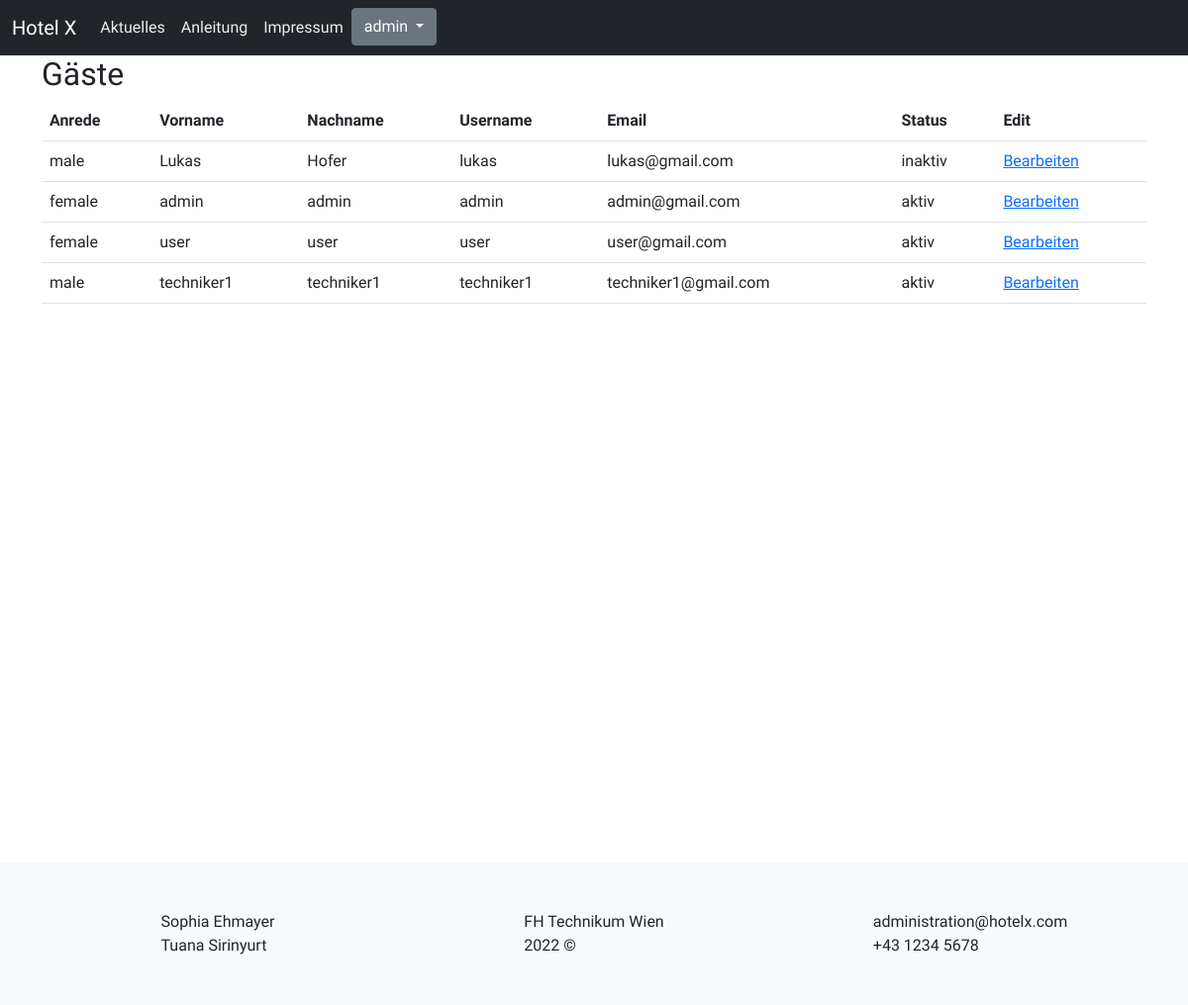
The page /index.php?site=userAdministration (signed in) on the database its author committed.
### tables this page shows
CREATE TABLE `users` (
  `id` int(11) NOT NULL,
  `username` varchar(50) NOT NULL,
  `gender` varchar(15) DEFAULT NULL,
  `firstname` varchar(60) NOT NULL,
  `lastname` varchar(60) NOT NULL,
  `password` char(60) NOT NULL,
  `email` varchar(100) NOT NULL,
  `role` varchar(25) NOT NULL,
  `state` tinyint(1) NOT NULL
);

### userAdministration.php (the view)
<body>
    <div class = "container">
<?php
require_once ('dbaccess.php');
$sql = "SELECT * FROM users";
$result = $db_obj->query($sql);
echo "<h2>Gäste</h2>";
echo "<table class='table table-stripe'>";
echo "<tr>";
        echo "<th>Anrede</th>";
        echo "<th>Vorname</th>";
        echo "<th>Nachname</th>";
        echo "<th>Username</th>";
        echo "<th>Email</th>";
        echo "<th>Status</th>";
        echo "<th>Edit</th>";
    echo "</tr>";
while ($row = $result->fetch_assoc()) {
    $currState = $row['state'];
    if($currState=='0') {
        $currState = "aktiv";
    } elseif($currState=='1') {
        $currState = "inaktiv";
    }
    echo "<tr>";
        echo "<td>" . $row['gender'] . "</td>";
        echo "<td>" . $row['firstname'] . "</td>";
        echo "<td>" . $row['lastname'] . "</td>";
        echo "<td>" . $row['username'] . "</td>";
        echo "<td>" . $row['email'] . "</td>";
        echo "<td>" .  $currState . "</td>";
        echo "<td><a href=\"userEdit.php?id=". $row['id'] ."\" >Bearbeiten</a></td>";
    echo "</tr>";
    }
    echo "</table>";
?>
 </div>
</body>

### css/style.css (style rules this page uses)
* { font-family: "Abel", sans-serif; }
body { margin: 0; }
@media all and (min-width: 1124px) { .container { margin: 0px 5em; } }

### rows shown on the page
users: gender "male", firstname "Lukas", lastname "Hofer", username "lukas", email "lukas@gmail.com", state "inaktiv"
users: gender "female", firstname "admin", lastname "admin", username "admin", email "admin@gmail.com", state "aktiv"
users: gender "female", firstname "user", lastname "user", username "user", email "user@gmail.com", state "aktiv"
users: gender "male", firstname "techniker1", lastname "techniker1", username "techniker1", email "techniker1@gmail.com", state "aktiv"

### other values the page prints
$_SESSION["username"] "admin"
